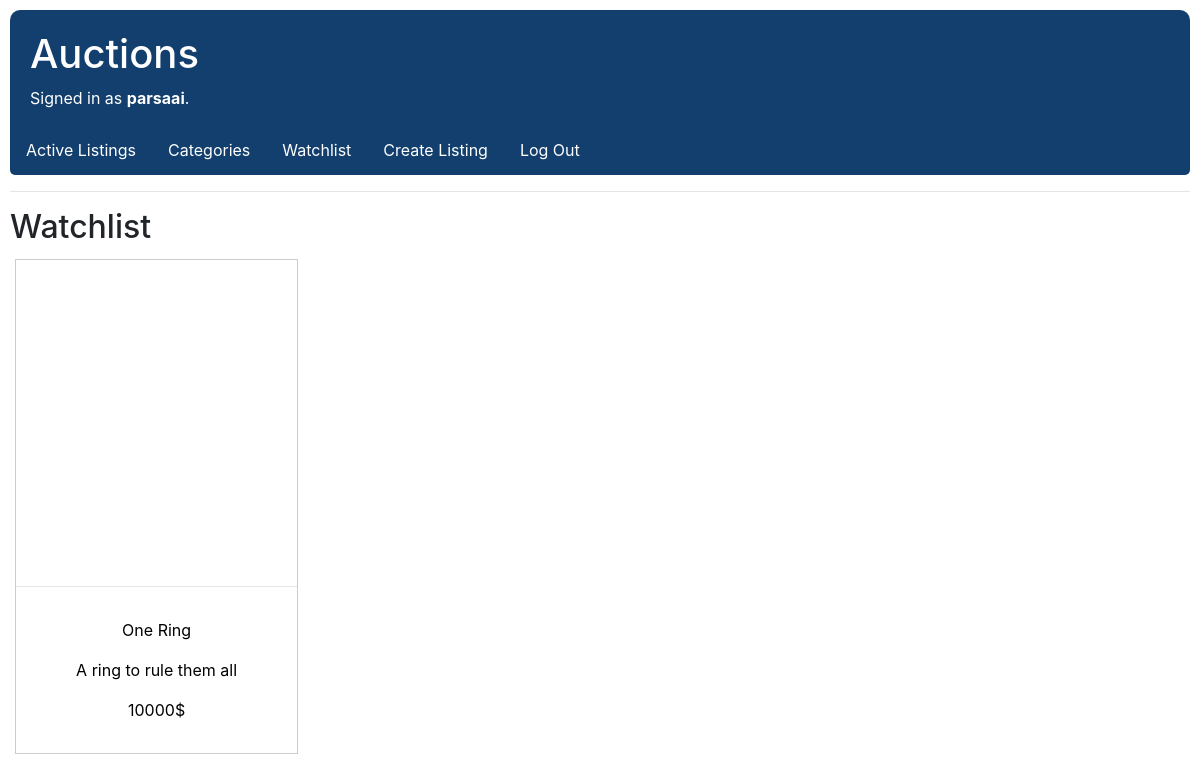
Screenshot of /watchlist (signed in) with the database file from the repository.
### auctions/models.py (models this page shows, shortened)
class User(AbstractUser):
    watchlist_ids = set()

class Item(models.Model):
    CATEGORY_CHOICES = [
        ('ELC', 'Electronics'),
        ('BMM', 'Books, Movies & Music'),
        ('ART', 'Art'),
        ('FSH', 'Fashion'),
        ('THB', 'Toys and Hobbies'),
        ('SPG', 'Sporting Goods'),
        ('HBT', 'Health & Beauty'),
        ('BZI', 'Business & Industrial'),
        ('HMG', 'Home & Garden'),
        ('ACS', 'Accessories'),
        ('JWR', 'Jewerly'),
        ('OTR', 'Other')
    ]
    title = models.CharField(max_length=50)
    summary = models.CharField(max_length=50)
    description = models.CharField(max_length=1000)
    image = models.URLField(blank=True, null=True)
    category = models.CharField(max_length=3, choices=CATEGORY_CHOICES, default='OTR')
    seller = models.ForeignKey(User, null=True, blank=True, on_delete=models.CASCADE, related_name='item_seller')
    starting_bid = models.IntegerField()
    high_bid = models.IntegerField(null=True, blank=True)
    high_bid_user = models.ForeignKey(User, null=True, blank=True, on_delete=models.CASCADE, related_name='high_bidder')
    bid_number = models.IntegerField(default=0)
    is_sold = models.BooleanField(default=False)

### auctions/views.py (the view)
# urls.py: path('watchlist', views.watchlist, name='watchlist'),
@login_required(login_url='login')
def watchlist(request):
    user = request.user
    watchlist_items = Watchlist_Item.objects.filter(user=user)
    items = []
    for i in watchlist_items:
        items.append(i.item)
    return render(request, 'auctions/watchlist.html', {
        'items': items
    })

### auctions/templates/auctions/watchlist.html
{% extends 'auctions/layout.html' %}
{% block body %}
<h2>Watchlist</h2>
<div class="flex-container">
    {% for item in items %}
        <div class="item">
            <a href="item/{{item.id}}">
                <div class="item-img" style="background-image: url({{item.image}});
                width: 100%; height: 300px;
                background-size: cover;
                overflow: hidden;
                background-position: center;"></div>
                <hr>
                <div class="desc">
                    <p>{{item.title}}</p>
                    <p>{{item.summary}}</p>
                    {% if item.bid_number > 0 %}
                        <p>{{item.high_bid}}$</p>
                    {% else %}
                        <p>{{item.starting_bid}}$</p>
                    {% endif %}
                </div>
            </a>
        </div>
    {% endfor %}
</div>
{% endblock %}

### auctions/templates/auctions/layout.html (shortened to what this page needs)
{% load static %}
<!DOCTYPE html>
<html lang="en">
    <head>
        <link rel="stylesheet" href="https://stackpath.bootstrapcdn.com/bootstrap/4.4.1/css/bootstrap.min.css">
        <link href="{% static 'auctions/styles.css' %}" rel="stylesheet">
    </head>
    <body>
        <div id="header">
            <h1><a href="{% url 'index' %}" id="auctions">Auctions</a></h1>
            <div>
                {% if user.is_authenticated %}
                    Signed in as <strong>{{ user.username }}</strong>.
                {% else %}
                    Not signed in.
                {% endif %}
            </div>
        </div>
        <ul class="nav">
            <li class="nav-item">
                <a class="nav-link" href="{% url 'index' %}">Active Listings</a>
            </li>
            <li class="nav-item">
                <a class="nav-link" href="{% url 'categories' %}">Categories</a>
            </li>
            {% if user.is_authenticated %}
                <li class="nav-item">
                    <a class="nav-link" href="{% url 'watchlist' %}">Watchlist</a>
                </li>
                <li class="nav-item">
                    <a class="nav-link" href="{% url 'create_listing' %}">Create Listing</a>
                </li>
                <li class="nav-item">
                    <a class="nav-link" href="{% url 'logout' %}">Log Out</a>
                </li>
            {% endif %}
        </ul>
        <hr>
        {% block body %}
        {% endblock %}
    </body>
</html>

### auctions/static/auctions/styles.css (style rules this page uses)
* { box-sizing: border-box; }
body { padding: 10px; }
.nav { background-color: rgb(18, 63, 109); border-radius: 0 0 5px 5px; padding-bottom: 5px; }
.nav-link { color: white; }
.flex-container { display: flex; flex-wrap: wrap; justify-content: flex-start; }
div.item { margin: 5px; border: 1px solid #ccc; width: 24%; }
div.desc { padding: 15px; text-align: center; color: black; }
div.item a { text-decoration: none; }
.item-img { width: 350px; height: auto; margin-top: 10px; }
#auctions { color: white; text-decoration: none; }
#header { background-color: rgb(18, 63, 109); color: white; border-radius: 10px 10px 0 0; padding: 20px; }

### rows the page displays
User: username "parsaai"
Item: title "One Ring", summary "A ring to rule them all", starting_bid "10000"
